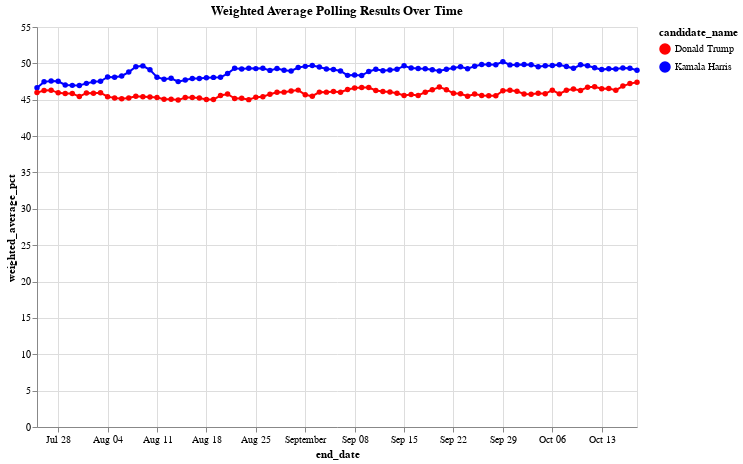

Notebook cell for this chart:
### Markdown cell above
Let's view the plot with weight average:

### Code cell
# Create the line chart with points
# Create a customized color encoding for Trump and Harris
color_scale = alt.Scale(domain=['Donald Trump', 'Kamala Harris'], range=['red', 'blue'])

# Create the line chart with points, assigning specific colors to each candidate
chart = alt.Chart(df_weighted_averages).mark_line(point=True).encode(
    x='end_date:T',  # Temporal encoding for end_date
    y='weighted_average_pct:Q',  # Quantitative encoding for weighted averages
    color=alt.Color('candidate_name:N', scale=color_scale),  # Custom color scale for candidates
    tooltip=['end_date', 'candidate_name', 'weighted_average_pct']  # Add tooltips to show details
).properties(
    title='Weighted Average Polling Results Over Time',
    width=600,
    height=400
)

chart.show()

### Figure 1 — Vega-Lite specification as saved in the notebook (floating-point values rounded to 4 significant figures; data arrays with more than 128 entries replaced by an {"elided": "..."} marker saying what was removed)
{"config": {"view": {"continuousWidth": 300, "continuousHeight": 300}}, "data": {"name": "data-258cb2ee6511f35e5bc106c858dab08f"}, "mark": {"type": "line", "point": true}, "encoding": {"color": {"field": "candidate_name", "scale": {"domain": ["Donald Trump", "Kamala Harris"], "range": ["red", "blue"]}, "type": "nominal"}, "tooltip": [{"field": "end_date", "type": "temporal"}, {"field": "candidate_name", "type": "nominal"}, {"field": "weighted_average_pct", "type": "quantitative"}], "x": {"field": "end_date", "type": "temporal"}, "y": {"field": "weighted_average_pct", "type": "quantitative"}}, "height": 400, "title": "Weighted Average Polling Results Over Time", "width": 600, "$schema": "https://vega.github.io/schema/vega-lite/v5.20.1.json", "datasets": {"data-258cb2ee6511f35e5bc106c858dab08f": {"elided": "172 records"}}}
